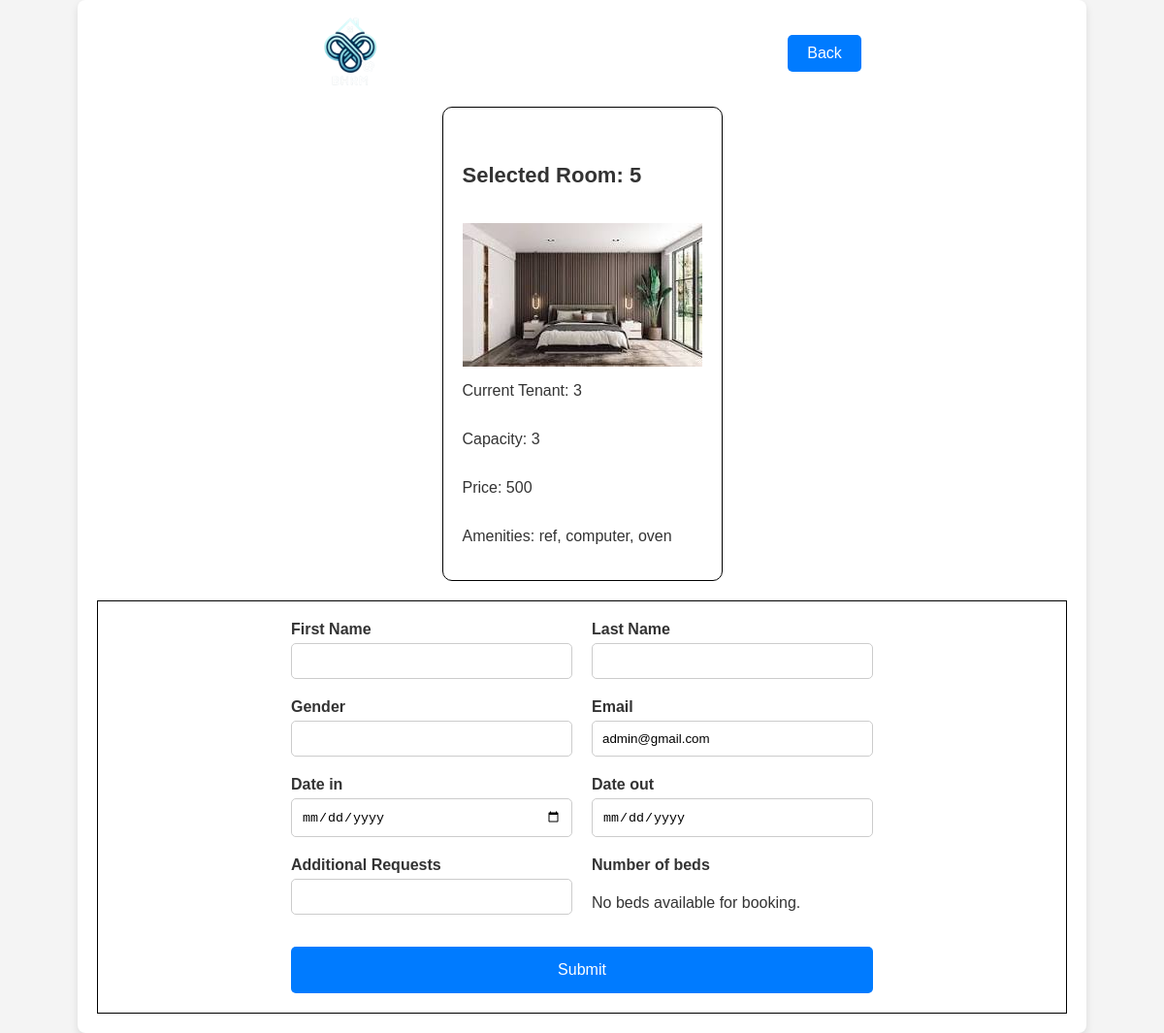
The app's page /book-in.php?roomno=5 (signed in) with its own data.
### tables this page shows
CREATE TABLE `rooms` (
  `id` int(11) NOT NULL,
  `room_no` int(255) NOT NULL,
  `room_type` varchar(255) NOT NULL,
  `capacity` int(255) NOT NULL,
  `current_tenant` int(255) NOT NULL,
  `amenities` varchar(255) NOT NULL,
  `tenant_type` varchar(255) NOT NULL,
  `room_floor` varchar(255) NOT NULL,
  `price` int(255) NOT NULL,
  `image` varchar(255) NOT NULL,
  `status` varchar(255) NOT NULL,
  `hname` varchar(255) NOT NULL
);

### book-in.php (the view, shortened to what this page needs)
<?php
require 'php/connection.php';
if(!empty($_SESSION["uname"]) && !empty($_SESSION["role"])){
    $roomno = $_GET['roomno'];
    $query = "select * from rooms where room_no = '$roomno'";
    $result = mysqli_query($conn, $query);
    $fetch = mysqli_fetch_assoc($result);
}else{
    header('location: index.php');
}
?>
<!DOCTYPE html>
<html lang="en">
<head>
</head>
<body>
<div class="background">
    <nav>
        <a href="#">
            <img src="images/logo.png">
        </a>
        <a href="boardinghouse.php?hname=<?php echo $_SESSION['hname'];?>">Back</a>
    </nav>
    <div class="section1">
        <div class="sec-content">
                <h5>Selected Room: <?php echo $fetch['room_no']; ?></h5>
                <img src="<?php echo $fetch['image'];?>" alt="">
                <p>Current Tenant: <?php echo $fetch['current_tenant']; ?></p>
                <p>Capacity: <?php echo $fetch['capacity']?></p>
                <p>Price: <?php echo $fetch['price']?></p>
                <p>Amenities: <?php echo $fetch['amenities']?></p>
        </div>
    </div>
    <div class="form">
        <form method="post">
            <div class="form-col">
                <label for="fname">First Name</label>
                <input type="text" id="fname" name="fname">
            </div>
            <div class="form-col">
                <label for="lname">Last Name</label>
                <input type="text" id="lname" name="lname">
            </div>
            <div class="form-col">
                <label for="lname">Gender</label>
                <input type="text" id="gender" name="gender">
            </div>
            <div class="form-col">
                <label for="email">Email</label>
                <input type="email" id="email" name="email" value="<?php echo $_SESSION['uname']; ?>" readonly>
            </div>
            <div class="form-col">
                <label for="datein">Date in</label>
                <input type="date" id="datein" name="datein" min="<?php echo date('Y-m-d'); ?>" oninput="this.min = new Date().toISOString().split('T')[0]">
            </div>
            <div class="form-col">
                <label for="dateout">Date out</label>
                <input type="date" id="dateout" name="dateout" readonly>
            </div>
            <div class="form-col">
                <label for="addons">Additional Requests</label>
                <input type="text" id="addons" name="addons">
            </div>
            <div class="form-col">
                <label for="subscribe">Number of beds</label>
                <?php
                $capacity = $fetch['capacity'];
                $currentTenants = $fetch['current_tenant'];
                $availableBeds = $capacity - $currentTenants;
                if ($availableBeds > 0) {
                    for ($i = 1; $i <= $availableBeds; $i++): ?>
                    <div>
                        <label for="bed<?php echo $i; ?>">Book For <?php echo $i; ?> bed(s)</label>
                        <input type="checkbox" id="bed<?php echo $i; ?>" name="bed[]" value="<?php echo $i; ?>" class="bed-checkbox">
                    </div>
                    <?php endfor;
                } else {
                    echo "<p>No beds available for booking.</p>";
                }
                ?>
            </div>
            <button type="submit" name="submit">Submit</button>
        </form>
    </div>
</div>
</body>
</html>

### book-in.php (style rules this page uses)
body { font-family: 'Arial', sans-serif; background-color: #f4f4f4; color: #333; margin: 0; padding: 0; }
.background { padding: 20px; max-width: 1000px; margin: auto; background-color: white; border-radius: 8px; box-shadow: 0 4px 8px rgba(0, 0, 0, 0.1); }
nav { display: flex; flex-direction: row; justify-content: center; align-items: center; padding: 10px 0; height: 50px; }
nav img { height: 20%; width: 20%; }
nav a:last-child { background-color: #007bff; padding: 10px 20px; color: white; text-decoration: none; border-radius: 5px; }
button { grid-column: span 2; background-color: #007bff; border: none; padding: 15px; border-radius: 5px; font-size: 16px; cursor: pointer; transition: background-color 0.3s; color: white; }
.section1 { width: auto; place-content: center; display: flex; align-items: center; }
.section1 h5 { font-size: 22px; }
.sec-content { display: flex; flex-direction: column; justify-content: center; border: 1px solid black; border-radius: 10px; margin: 20px; width: auto; padding: 20px; }
.sec-content img { width: 100%; }
.form { border: 1px solid black; width: auto; display: flex; justify-content: center; }
form { display: grid; grid-template-columns: 1fr 1fr; gap: 20px; padding: 20px; width: 600px; }
.form-col { display: flex; flex-direction: column; }
label { margin-bottom: 5px; font-weight: bold; }
input { padding: 10px; border: 1px solid #ccc; border-radius: 5px; }

### records on screen
rooms: room_no "5", image (picture), current_tenant "3", capacity "3", price "500", amenities "ref, computer, oven"
